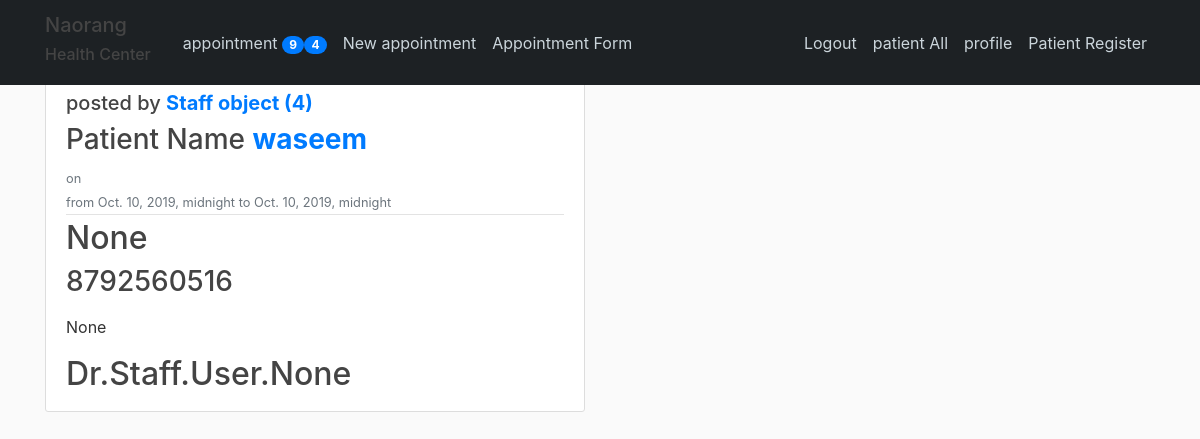
The app's page /appointment/24/ (signed in) with its own data.
### appointment/models.py (models this page shows, shortened)
class Appointment(models.Model):
    objects = models.Manager()  # not required
    today = TodayManager()
    scheduled = ScheduledManager()
    waiting = WaitingManager()  # our custom model manager
    session = SessionManager()
    done = DoneManager()
    STATUS_CHOICES = (
        ('scheduled', 'Scheduled'),
        ('waiting', 'Waiting'),
        ('session', 'Session'),
        ('done', 'Done'),
    )
    id = models.AutoField(primary_key=True)
    appointment_for = models.ForeignKey(PatientName, on_delete=models.CASCADE, null=True, blank=True, default='')
    patient_name = models.CharField(max_length=255)
    start = models.DateTimeField(null=True, blank=True)
    end = models.DateTimeField(null=True, blank=True)
    title = models.CharField(max_length=100, null=True, blank=True)
    content = models.CharField(max_length=100, null=True, blank=True)
    status = models.CharField(max_length=10, choices=STATUS_CHOICES, default='scheduled')
    contact_no = models.DecimalField(max_digits=15, decimal_places=0)
    dr_name = models.ManyToManyField(User, limit_choices_to={'is_dr': True})
    staff = models.ForeignKey(Staff, on_delete=models.DO_NOTHING)
    date_posted = models.DateTimeField(default=timezone.now)
    reshadule = models.CharField(max_length=100, null=True, blank=True)

### staff/models.py (models this page shows)
class Staff(models.Model):
    staff = models.OneToOneField(User, on_delete=models.CASCADE)

### patientreg/models.py (models this page shows, shortened)
class PatientName(models.Model):
    objects = models.Manager()  # not required
    female = FemaleManager()
    INDIAN = 'INDIAN'
    NRI = 'NRI'
    ADULT = 'ADULT'
    CHILD = 'CHILD'
    MR = 'Mr'
    MRS = 'Mrs'
    MS = 'Ms'
    DR = 'Dr'
    male = 'male'
    female = 'female'
    TITLE_CHOICES = (
        (MR, 'Mr'),
        (MS, 'Ms'),
        (MRS, 'Mrs'),
        (DR, 'Dr'),
    )
    A_C_CHOICES = (
        (ADULT, 'ADULT'),
        (CHILD, 'CHILD'),
    )
    FOREIGNER_NRI_CHOICES = (
        (INDIAN, 'INDIAN'),
        (NRI, 'NRI'),
    )
    SEX_CHOICES = (
        (male, 'male'),
        (female, 'female'),
    )
    patient_id = models.AutoField(primary_key=True)
    pname = models.CharField(max_length=255, null=True, blank=False)
    title_n = models.CharField(max_length=10, choices=TITLE_CHOICES, default='', null=True, blank=True)
    date_created = models.DateTimeField(default=timezone.now)
    age = models.DecimalField(max_digits=5, decimal_places=2)
    addult_child = models.CharField(max_length=10, choices=A_C_CHOICES, default='', null=True, blank=True)
    p_h_g_name = models.CharField(max_length=255, null=True, blank=True)
    staff = models.ForeignKey(User, on_delete=models.DO_NOTHING)
    sex = models.CharField(max_length=7, choices=SEX_CHOICES, default='', null=True, blank=True)
    address = models.TextField(max_length=500, null=True, blank=True)
    email = models.EmailField(max_length=50, null=True, blank=True)
    contact_no = models.DecimalField(max_digits=15, decimal_places=0)
    foreigner_NRI = models.CharField(max_length=50, choices=FOREIGNER_NRI_CHOICES, default='INDIAN', null=True, blank=True)
    date_updated = models.DateTimeField(null=True, blank=True)
    passport_no = models.CharField(max_length=255, null=True, blank=True)
    country = models.CharField(max_length=255, null=True, blank=True)
    passport_of_country = models.CharField(max_length=255, null=True, blank=True)
    image = models.ImageField(default='defaultf.jpg', upload_to='patient_pics')
    def __str__(self):
        return self.pname

### appointment/views.py (the view)
# urls.py: path('appointment/<int:pk>/', AppointmentDetailView.as_view(), name='appointment-detail'),
class AppointmentDetailView(LoginRequiredMixin, DetailView):
    model = Appointment
    template_name = 'appointment/appointment_detail.html'

### appointment/context_processors.py (called while the page is built)
def appointment_count_waiting(request):
            count = Appointment.waiting.count()
            return {'appointment_count_waiting': count}

def appointment_count_scheduled(request):
        count = Appointment.scheduled.count()
        return {'appointment_count_scheduled': count}

### appointment/models.py (called while the page is built)
    def get_queryset(self):
        return super(ScheduledManager, self).get_queryset().filter(status="scheduled")

    def get_queryset(self):
        return super(WaitingManager, self).get_queryset().filter(status="waiting")

### appointment/templates/appointment/appointment_detail.html (shortened to what this page needs)
{% extends "appointment/base.html" %}
{% block content %}
<div class="col-md-6">
  <article class="media content-section">
    <div class="media-body">
      <div class="article-metadata">
        <h5>posted by<a class="mr-2" href="#"> <b> {{object.staff}}</b></a></h5>
        <h3>Patient Name<a class="mr-2" href="#"> <b>{{object.appointment_for}}</b></a></h3>
        <small class="text-muted">on {{ object.date_posdted }}</small>
        <div>
          <small class="text-muted">from {{ object.start }} to {{ object.start }}</small>
        </div>
      </div>
      <h2 class="article-title">{{ object.title|capfirst }}</h2>
      <h3>{{ object.contact_no }}</h3>
      <p class="article-content">{{ object.content|capfirst|linebreaks }}</p>
      <h2>Dr.{{ object.dr_name|capfirst }}</h2>
    </div>
  </article>
</div>
{% endblock content %}

### appointment/static/appointment/main.css (style rules this page uses)
body { background: #fafafa; color: #333333; margin-top: 5rem; }
h1, h2, h3, h4, h5, h6 { color: #444444; }
.content-section { background: #ffffff; padding: 10px 20px; border: 1px solid #dddddd; border-radius: 3px; margin-bottom: 20px; }
.article-title { color: #444444; }
.article-content { white-space: pre-line; }
.article-metadata { padding-bottom: 1px; margin-bottom: 4px; border-bottom: 1px solid #e3e3e3 }

### records on screen
Appointment: staff "Staff object (4)", appointment_for "waseem", start "Oct. 10, 2019, midnight", title "None", contact_no "8792560516", content "None", dr_name "Staff.User.None"

### other values on screen
{{ appointment_count_scheduled }} "9"
{{ appointment_count_waiting }} "4"
